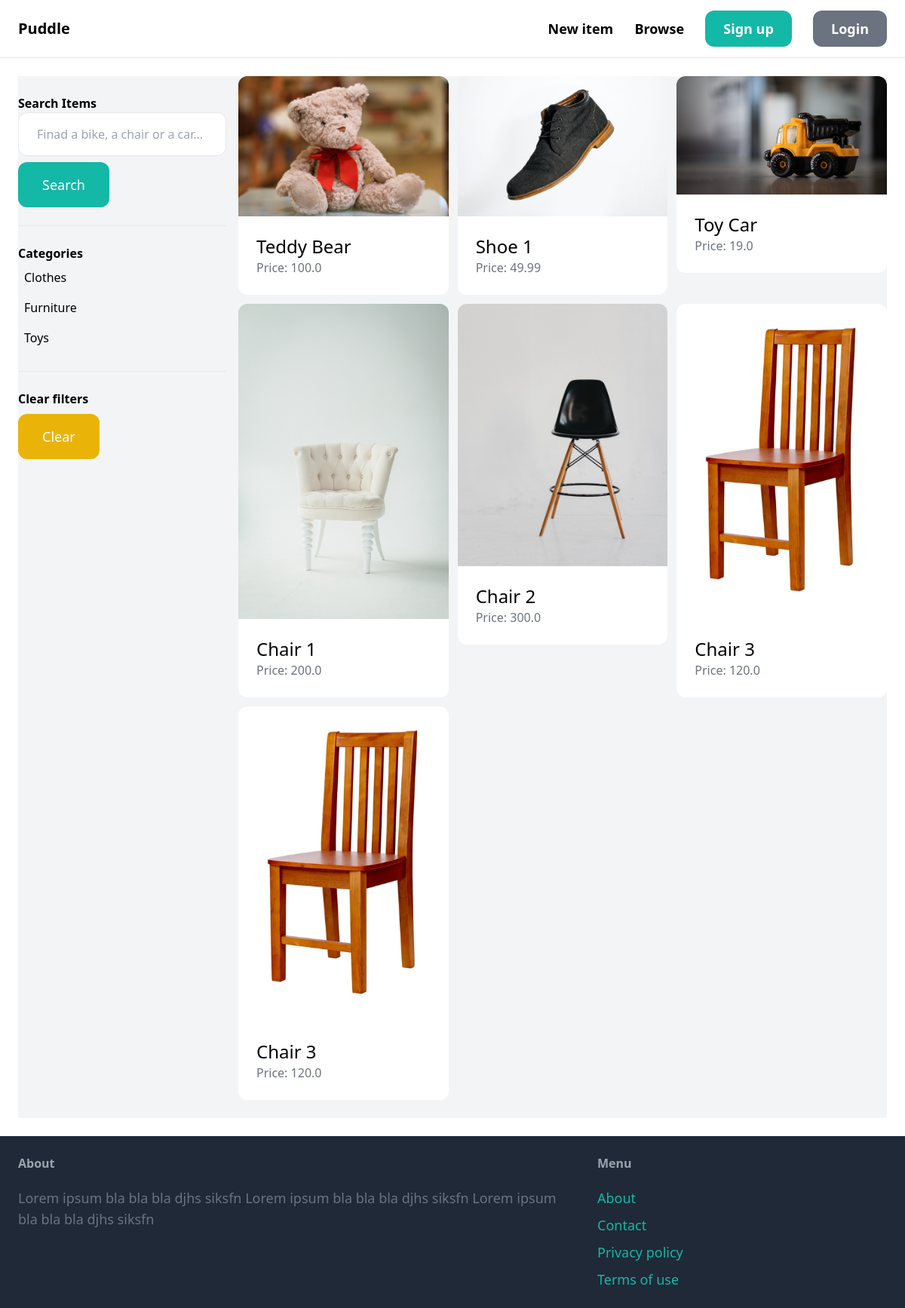
The app's page /items/, older data.
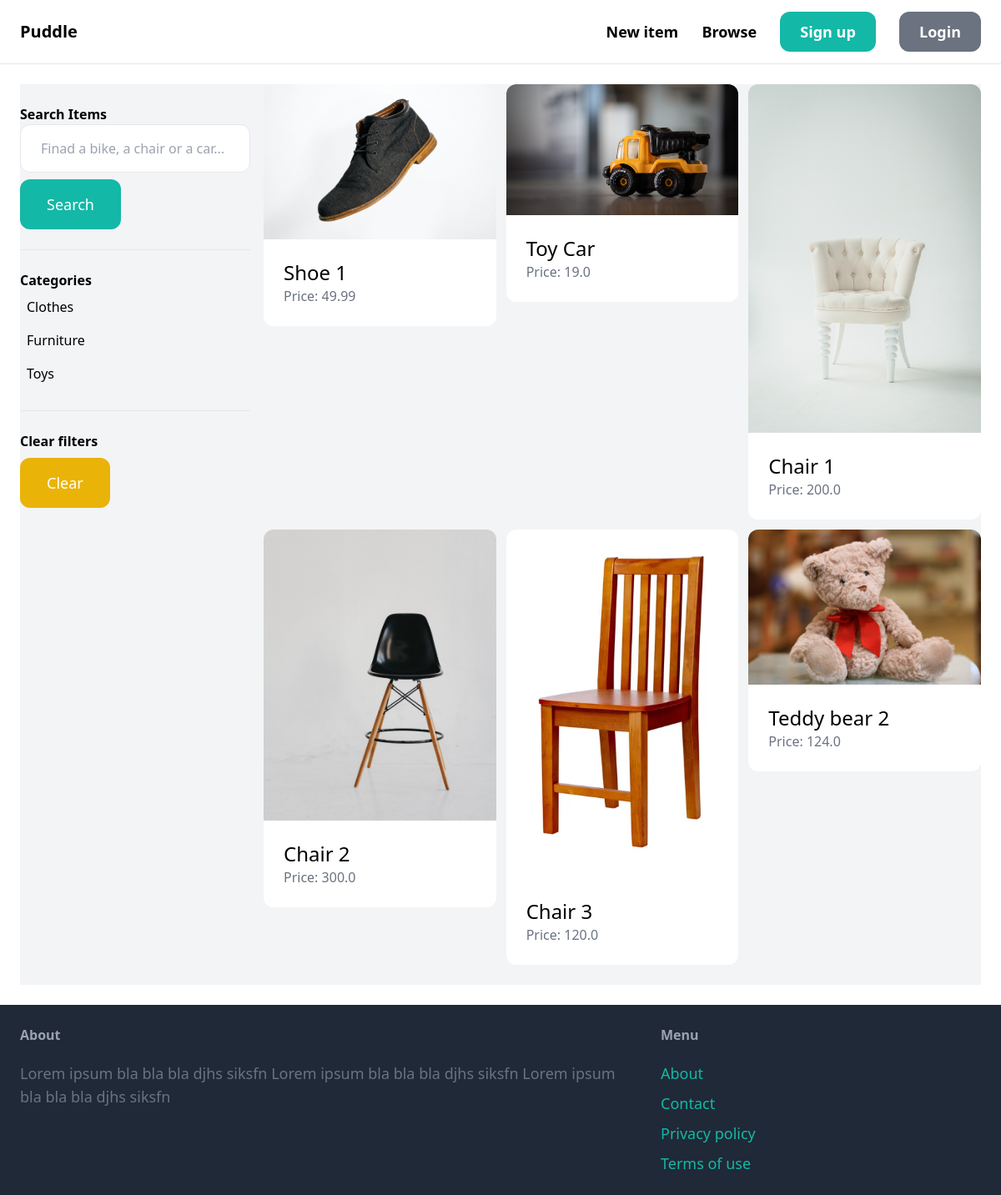
The same page, newer data.
### item/models.py (models this page shows, shortened)
class Category(models.Model):
    name = models.CharField(max_length=255)
    class Meta:
        ordering = ('name',)
        verbose_name_plural = 'Categories'

class Item(models.Model):
    category = models.ForeignKey(Category, related_name='items', on_delete=models.CASCADE)
    name = models.CharField(max_length=255)
    description = models.TextField(blank=True,null=True)
    price = models.FloatField()
    image= models.ImageField(upload_to='item_images', blank=True, null=True)
    is_sold =models.BooleanField(default=False)
    created_by = models.ForeignKey(User, related_name='items', on_delete=models.CASCADE)
    created_at=models.DateTimeField(auto_now_add=True)

### item/views.py (the view)
# urls.py: path('', views.items, name="items"),
def items(request):
    query= request.GET.get('query','')
    category_id=request.GET.get('category',0)
    categories= Category.objects.all()
    items=Item.objects.filter(is_sold=False)
    if category_id:
        items = items.filter(category_id=category_id)
    if query:
        items=items.filter(Q(name__icontains=query) | Q(description__icontains=query))
    return render(request, 'item/items.html', { 'items':items, 'query':query, 'categories':categories, 'category_id':int(category_id) })

### item/templates/item/items.html (shortened to what this page needs)
{% extends 'core/base.html' %}
{% block content %}
<div class="pb-6 grid grid-cols-4 gap-4 bg-gray-100">
    <div class="col-span-1">
        <br>
        <p class="font-semibold"> Search Items </p>
        <form method="get" action="{% url 'item:items' %}">
            <input name="query" class="w-full py-4 px-6 border rounded-xl" type="text" value="{{ query }}" placeholder="Finad a bike, a chair or a car...">
            <button class="mt-2 py-4 px-8 text-lg bg-teal-500 text-white rounded-xl"> Search </button>
        </form>
        <hr class="my-6">
        <p class="font-semibold"> Categories </p>
        <ul>
            {% for category in categories %}
                <li class="py-2 px-2 rounded-xl{% if category.id == category_id %} bg-gray-200 {% endif %}">
                    <a href="{% url 'item:items' %}?query={{ query }}&category={{ category.id }}">{{ category.name }}</a>
                </li>
            {% endfor %}
        </ul>
        <hr class="my-6">
        <p class="font-semibold"> Clear filters </p>
        <ul>
            <li><a href="{% url 'item:items' %}" class="mt-2 py-4 px-8 inline-block bg-yellow-500 text-lg rounded-xl text-white">Clear</a>
        </ul>
    </div>
    <div class="col-span-3">
        <div class="grid grid-cols-3 gap-3">
            {% for item in items %}
                <div>
                    <a href="{% url 'item:detail' item.id %}">
                        <div>
                            <img src="{{ item.image.url }}" class="rounded-t-xl">
                        </div>
                        <div class="p-6 bg-white rounded-b-xl">
                            <h2 class="text-2xl"> {{ item.name }} </h2>
                            <p class="text-gray-500"> Price: {{ item.price }} </p>
                        </div>
                    </a>
                </div>
            {% endfor %}
        </div>
    </div>
</div>
{% endblock %}

### core/templates/core/base.html (shortened to what this page needs)
<!doctype html>
<html>
    <head>
        <script src="https://cdn.tailwindcss.com"></script>
    </head>
    <body>
        <nav class="py-6 px-6 flex justify-between items-center border-b border-gray-200">
            <a href="/" class="text-xl font-semibold"> Puddle </a>
            <div class="space-x-6">
                <a href="{% url 'item:new' %}" class="text-lg font-semibold hover:text-gray-500">New item</a>
                <a href="{% url 'item:items' %}" class="text-lg font-semibold hover:text-gray-500">Browse</a>
                {% if request.user.is_authenticated %}
                    <a href="{% url 'conversation:inbox' %}" class="px-6 py-3 text-lg font-semibold bg-teal-500 text-white rounded-xl hover:bg-teal-700">Inbox</a>
                    <a href="{% url 'dashboard:index' %}" class="px-6 py-3 text-lg font-semibold bg-gray-500 text-white rounded-xl hover:bg-gray-700">Dashboard</a>
                {% else %}
                    <a href="{% url 'core:signup' %}" class="px-6 py-3 text-lg font-semibold bg-teal-500 text-white rounded-xl hover:bg-teal-700">Sign up</a>
                    <a href="{% url 'core:login' %}" class="px-6 py-3 text-lg font-semibold bg-gray-500 text-white rounded-xl hover:bg-gray-700">Login</a>
                {% endif %}
            </div>
        </nav>
        <div class="px-6 py-6">
            {% block content %}
            {% endblock %}
        </div>
        <footer class="py-6 px-6 flex justify-between bg-gray-800">
            <div class="w-2/3 pr-10">
                <h3 class="mb-5 font-semibold text-gray-400">About</h3>
                <p class="text-lg text-gray-500"> Lorem ipsum bla bla bla djhs siksfn Lorem ipsum bla bla bla djhs siksfn Lorem ipsum bla bla bla djhs siksfn </p>
            </div>
            <div class="w-1/3">
                <h3 class="mb-5 font-semibold text-gray-400">Menu</h3>
                <ul class="space-y-2">
                    <li><a href="#" class="text-lg text-teal-500 hover:text-teal-700">About</a></li>
                    <li><a href="{% url 'core:contact' %}" class="text-lg text-teal-500 hover:text-teal-700">Contact</a></li>
                    <li><a href="#" class="text-lg text-teal-500 hover:text-teal-700">Privacy policy</a></li>
                    <li><a href="#" class="text-lg text-teal-500 hover:text-teal-700">Terms of use</a></li>
                </ul>
            </div>
        </footer>
    </body>
</html>

Row changes from the older to the newer data that the page shows:
removed Item: image (picture), name "Teddy Bear", price "100.0"
removed Item: image (picture), name "Chair 3", price "120.0"
added Item: image (picture), name "Teddy bear 2", price "124.0"
